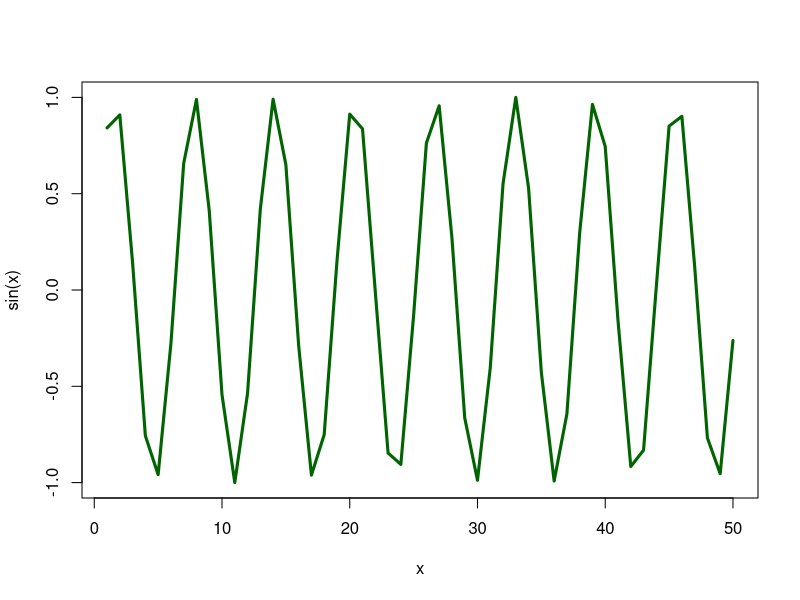

Recreate this plot in R.
#' ---
#' title: "Class 4 Example"
#' author: "Jennifer Thai (PID:A17893762)"
#' ---

x <- 1:50
plot(x, sin(x), typ="l", lwd=3, col="darkgreen")
